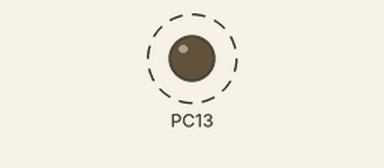
This sketch was run on a simulated STM32 Blue Pill. On the bench: output pins drawn as LEDs (lit = HIGH). Dashed ring = blinking. The ROS host is connected and sends only what is stated.

Above: at 0.6 s.
Timing chart, 0 to 3.0 s (numbered marks = the images above):
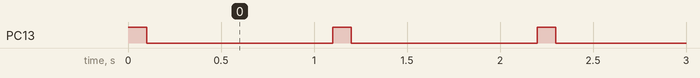

The sketch:

HelloWorld_stm32duino_rosserial.ino
```cpp
/*
 * rosserial Publisher Example
 * Prints "hello world!"
 */

#define __STM32F1__ //for stm32 bluepill usb serial comms
#include <ros.h>
#include <std_msgs/String.h>

ros::NodeHandle nh;

std_msgs::String str_msg;
ros::Publisher chatter("chatter", &str_msg);

char hello[13] = "hello world!";

void setup() {
  pinMode(PC13, OUTPUT);

  nh.initNode();
  nh.advertise(chatter);
  nh.getHardware()->setBaud(57600); //defining the baudrate instead of variable
}

void loop() {
  digitalWrite(PC13, HIGH);
  delay(100);
  digitalWrite(PC13, LOW);
  str_msg.data = hello;
  chatter.publish(&str_msg);
  nh.spinOnce();
  delay(1000);
}
```

Measured:
- by itself, PC13: alternates HIGH for 0.10 s and LOW for 1.0 s
